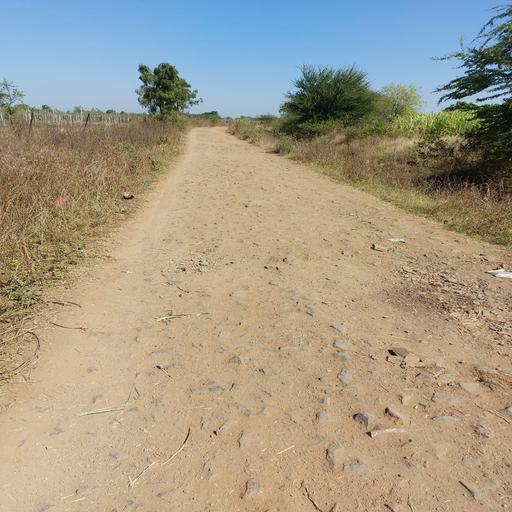
#> input picture Project/Image12.jpg, 512 x 512 px
$ jupyter execute --allow-errors 'Unpaved Road Final Version 2.ipynb'
#> lines starting #> are read from the running program, lines starting #| are printed output that depends on the picture; after the words box and inside, x2 and y2 are one past the last pixel; in counts of white or black regions, pixels touching at a corner belong together
#> further down, img1 is the input picture: shape (512, 512, 3); mean B, G, R 136.5, 155, 164.2
[cell 1]
import numpy as np
import skimage.io as io
import skfuzzy as fuzz
import tensorflow as tf
import cv2 as cv
import matplotlib.pyplot as plt
import skimage.io as io

[cell 2]
# Vanishing line detection
def detect_vanishing_line(Ir_image):
    # Perform vanishing line detection using the normal distribution
    # Return the vanishing line coordinates
    gray=cv.cvtColor(img1, cv.COLOR_BGR2GRAY)
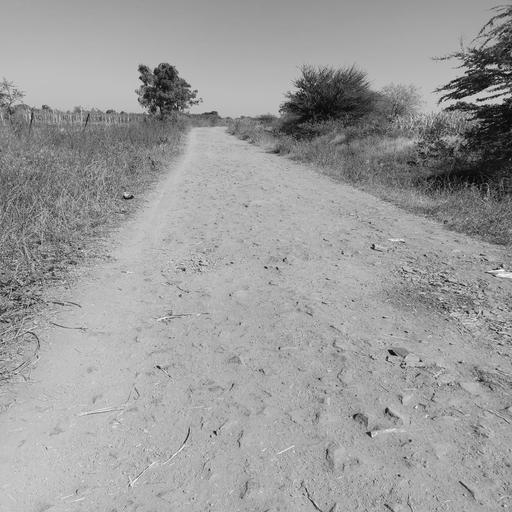
#> gray: shape (512, 512); min 0, max 253, mean 155.6
    edges=cv.Canny(gray,50,150,apertureSize=3)
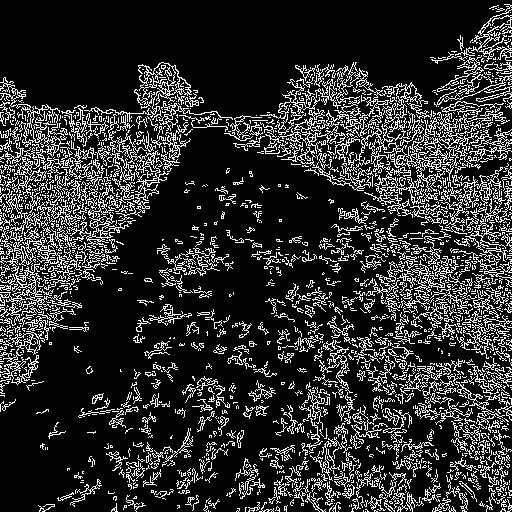
#> edges: shape (512, 512); 18.1% white in thin lines or dots
    lines = cv.HoughLines(edges, 1, np.pi/180, 200)
#> lines = [[74, 2.36], [106, 1.62], [78, 2.36], [76, 2.36], [409, 0.785], [412, 0.785], [120, 1.57], [62, 2.36], [64, 2.36]]
    for line in lines:
        rho, theta = line[0]
        a = np.cos(theta)
        b = np.sin(theta)
        x0 = a*rho
        y0 = b*rho
        x1 = int(x0 + 1000*(-b))
        y1 = int(y0 + 1000*(a))
        x2 = int(x0 - 1000*(-b))
        y2 = int(y0 - 1000*(a))
        cv.line(img1,(x1,y1),(x2,y2),(0,0,255),1)
#> this loop made 9 passes
#> (rho, theta, a, b, x0, y0, x1, y1) on passes 1 to 9: (74, 2.36, -0.707, 0.707, -52.33, 52.33, -759, -654), (106, 1.62, -0.0523, 0.999, -5.55, 105.9, -1004, 53), (78, 2.36, -0.707, 0.707, -55.15, 55.15, -762, -651), (76, 2.36, -0.707, 0.707, -53.74, 53.74, -760, -653), (409, 0.785, 0.707, 0.707, 289.2, 289.2, -417, 996), (412, 0.785, 0.707, 0.707, 291.3, 291.3, -415, 998), (120, 1.57, -4.37e-08, 1, -5.25e-06, 120, -1000, 119), (62, 2.36, -0.707, 0.707, -43.84, 43.84, -750, -663), (64, 2.36, -0.707, 0.707, -45.25, 45.25, -752, -661)
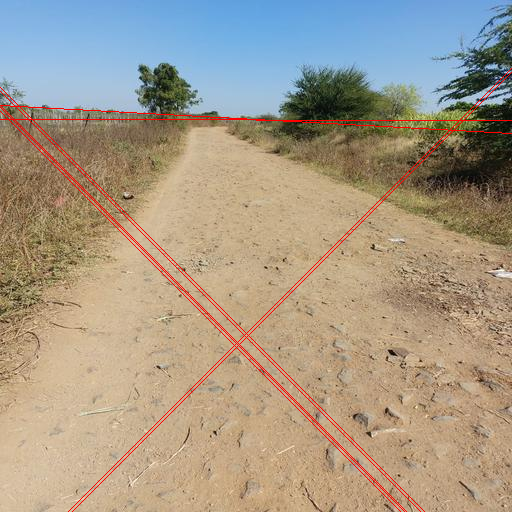
#> img1: shape (512, 512, 3); 1.49% of pixels changed, all inside (x1, y1, x2, y2) = (0, 68, 512, 512)
    return Ir_image

[cell 3]
img1 = cv.imread('Image12.jpg')
plt.imshow(img1)

[cell 4]
vanishing_img=detect_vanishing_line(img1)
plt.imshow(vanishing_img)

[cell 5]
def segment_image(image):
    # Perform image segmentation using the double-Otsu algorithm
    gray = cv.cvtColor(image, cv.COLOR_BGR2GRAY)
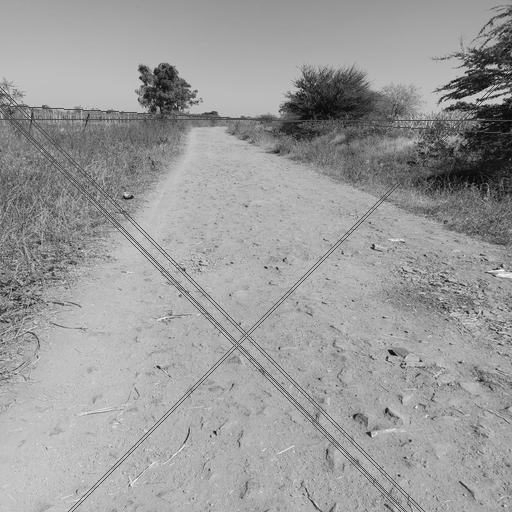
#> gray: shape (512, 512); min 0, max 253, mean 154.6
    # Apply median filter for Smoothing the image
    gray = cv.medianBlur(gray, 5)
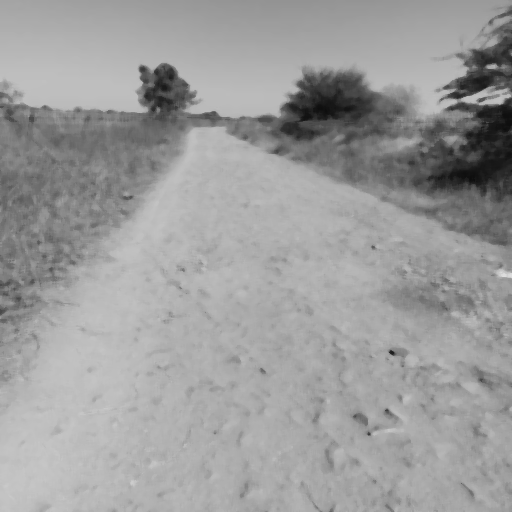
#> gray: shape (512, 512); min 13, max 221, mean 156
    # Apply Otsu thresholding to segment the image
    _, segmented_image = cv.threshold(gray, 0, 255, cv.THRESH_BINARY + cv.THRESH_OTSU)
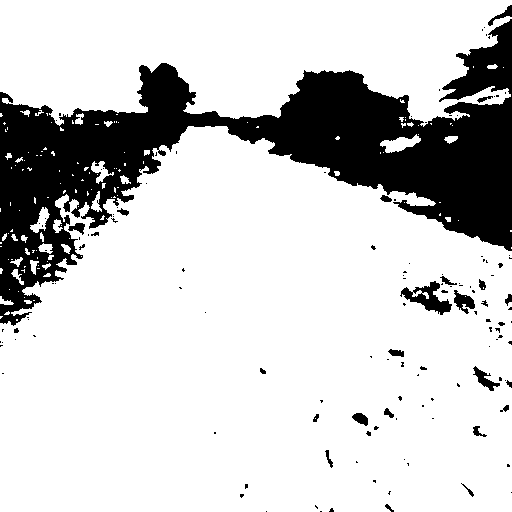
#> segmented_image: shape (512, 512); 79.8% white; 134 black regions (107 under 20 px), largest, box (x1, y1, x2, y2) and area: (0, 19, 512, 326) 50107, (400, 281, 452, 315) 712, (454, 290, 475, 314) 262

    return segmented_image

[cell 6]
# Step 2: Image segmentation
segmented_image = segment_image(vanishing_img)

# Display the segmented image
plt.imshow(segmented_image)

[cell 7]
# Single-dimensional entries are removed
image_gray = np.squeeze(segmented_image)

print('Image shape:', vanishing_img.shape)
#| Image shape: (512, 512, 3)
print('Grayscale image shape:', image_gray.shape)
#| Grayscale image shape: (512, 512)

# Reshape the grayscale image to a 1D array
image_data = np.reshape(image_gray, (-1, 1))

# Print shape information
print('Image data shape:', image_data.shape)
#| Image data shape: (262144, 1)


# Set the number of clusters
num_clusters =5

# Set the fuzziness parameter
m = 2.0

# Apply Probabilistic C-Means clustering
#> (the rest of this cell did not finish here and is left out)

#> (a cell that did not finish here is left out)

[cell 9]
import cv2
import numpy as np

# Load the image
image = cv2.imread('image13.jpg')
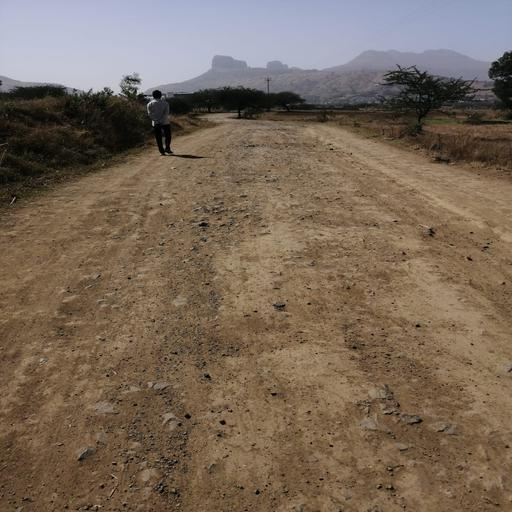
#> input picture Project/image13.jpg, 512 x 512 px
#> image is the input picture: shape (512, 512, 3); mean B, G, R 89, 104.3, 120.7

# Convert image to grayscale
gray = cv2.cvtColor(image, cv2.COLOR_BGR2GRAY)
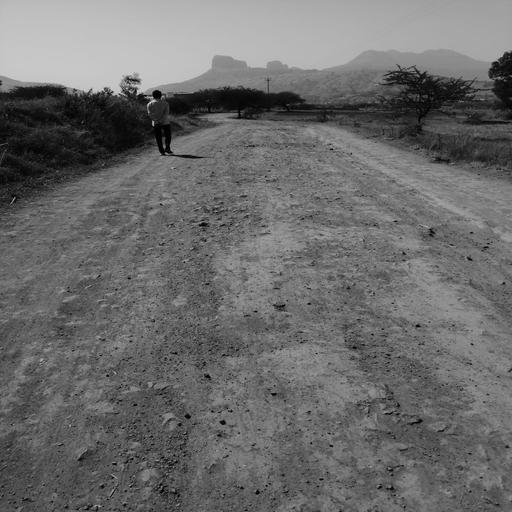
#> gray: shape (512, 512); min 0, max 220, mean 107.4

# Apply thresholding to segment the road surface
_, binary_mask = cv2.threshold(gray, 100, 255, cv2.THRESH_BINARY)
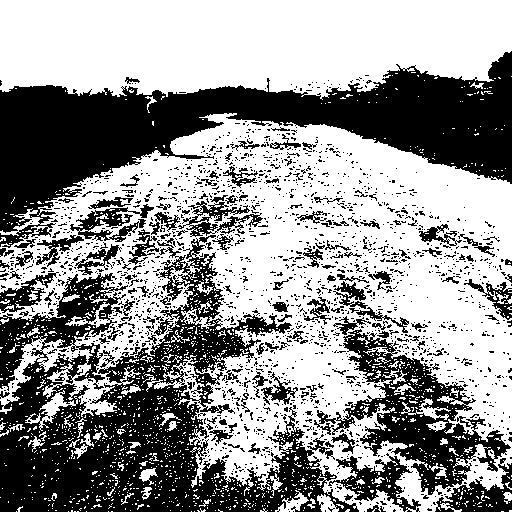
#> binary_mask: shape (512, 512); 58.2% white; 2016 black regions (1869 under 20 px), largest, box (x1, y1, x2, y2) and area: (0, 235, 359, 512) 39666, (0, 51, 512, 248) 36446, (314, 329, 511, 495) 9852

# Set up the blob detector parameters
params = cv2.SimpleBlobDetector_Params()

# Filter by area
params.filterByArea = True
params.minArea = 1000
params.maxArea = 10000

# Filter by circularity
params.filterByCircularity = True
params.minCircularity = 0.7

# Create the blob detector with the specified parameters
detector = cv2.SimpleBlobDetector_create(params)

# Detect blobs in the binary mask
keypoints = detector.detect(binary_mask)
#> keypoints = ()

# Draw detected blobs on the original image
blobs_image = cv2.drawKeypoints(image, keypoints, np.array([]), (0, 0, 255), cv2.DRAW_MATCHES_FLAGS_DRAW_RICH_KEYPOINTS)

# Display the images
cv2.imshow('Original Image', image)
cv2.imshow('Binary Mask', binary_mask)
cv2.imshow('Detected Blobs', blobs_image)
cv2.waitKey(0)
cv2.destroyAllWindows()
